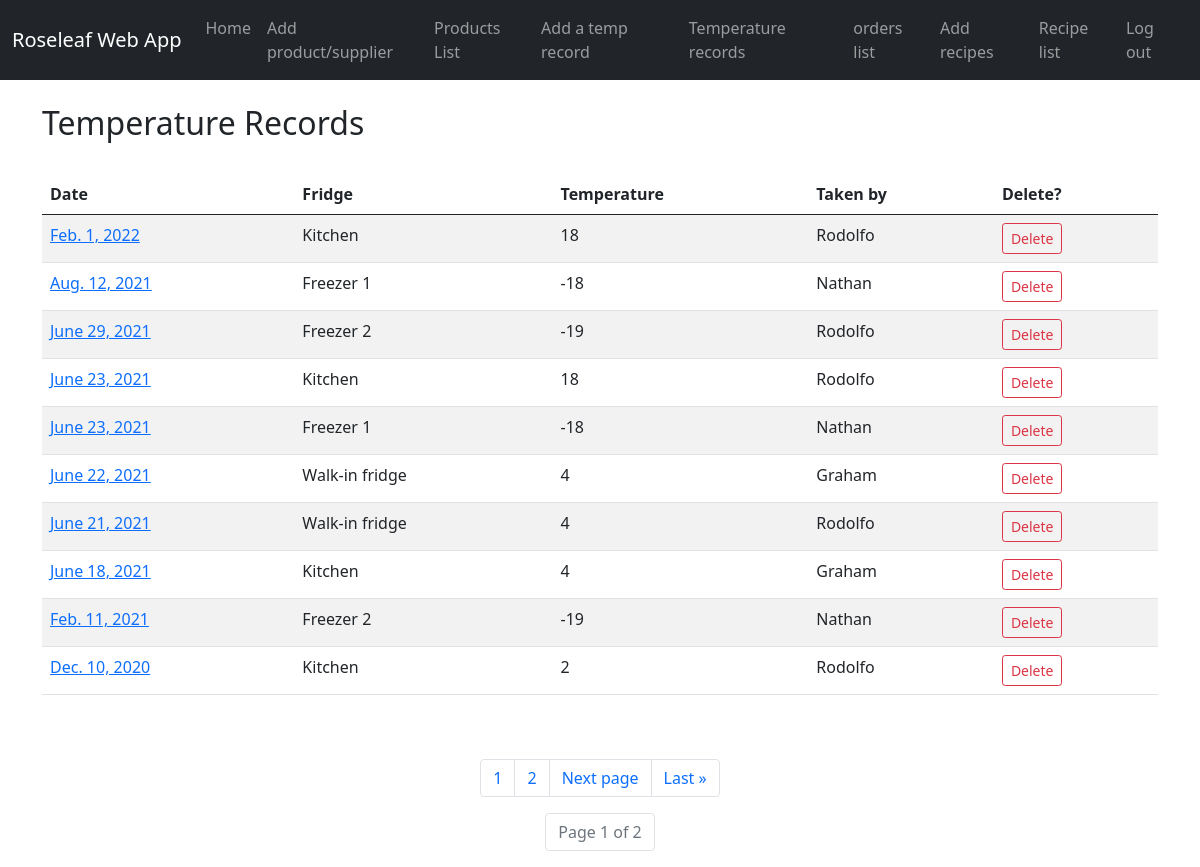
Screenshot of /temp_records/ with the database file from the repository.
### roseleaf_app/models.py (models this page shows, shortened)
class TempRecords(models.Model):
    temp_date = models.DateField()
    temperature = models.IntegerField()
    fridge = models.ForeignKey(Fridge, on_delete=models.CASCADE)
    user = models.ForeignKey(Member, on_delete=models.CASCADE)

class Fridge(models.Model):
    fridge_name = models.CharField(max_length=50)
    def __str__(self):
        return self.fridge_name

class Member(models.Model):
    username = models.CharField(max_length=20)
    password = models.CharField(max_length=20)
    def __str__(self):
        return self.username

### roseleaf_app/views.py (the view)
# urls.py: path('temp_records/', views.temp_records, name='temp_records'),
def temp_records(request):
    temp_list = TempRecords.objects.all()
    p = Paginator(TempRecords.objects.all().order_by('-temp_date'), 10)
    page = request.GET.get('page')
    temp_page = p.get_page(page)
    nums = 'a' * temp_page.paginator.num_pages
    return render(request, 'roseleaf_app/temp_records.html',
                  {
                   'temp_page' : temp_page,
                   'nums': nums,
                   'temp_list' : temp_list})

### roseleaf_app/templates/roseleaf_app/temp_records.html (shortened to what this page needs)
{% extends 'roseleaf_app/base.html' %}
{% block content %}
     <br/>
    <h2>Temperature Records</h2>
    <br>
    <table class="table table-hover table-striped ">
    <thead>
            <tr>
                <th scope="col">Date</th>
                <th scope="col">Fridge</th>
                <th scope="col" >Temperature</th>
                <th scope="col">Taken by</th>
                <th scope="col">Delete?</th>
            </tr>
        </thead>
    {% for record in temp_page %}
        <tr>
            <td><a href="{% url 'show_temp_record' record.id %}">{{ record.temp_date }}</a></td>
            <td>{{ record.fridge }}</td>
            <td>{{ record.temperature }}</td>
            <td>{{ record.user }}</td>
            <td>
                <a href="{% url 'delete_temp_record' record.id %}"
                   class="btn btn-outline-danger btn-sm"> Delete  </a>
            </td>
        </tr>
    {% endfor %}
    </table>
    <br><br>
    <nav aria-label="Page navigation example">
    <ul class="pagination justify-content-center">
    {% for i in nums %}
        <li class="page-item"><a class="page-link" href="?page={{ forloop.counter }}">{{ forloop.counter }}</a></li>
    {% endfor %}
    {% if temp_page.has_next%}
        <li class="page-item"> <a class="page-link" href="?page={{ temp_page.next_page_number }}">Next page</a></li>
        <li class="page-item"><a class="page-link" href="?page={{ temp_page.paginator.num_pages }}">Last &raquo;</a></li>
    {% endif %}
    </ul>
    <ul class="pagination justify-content-center">
    <li class="page-item disabled"><a class="page-link" href="#">Page {{ temp_page.number }} of {{ temp_page.paginator.num_pages }}</a></li>
    </ul>
    </nav>
{% endblock %}

### rows the page displays
TempRecords: temp_date "Feb. 1, 2022", fridge "Kitchen", temperature "18", user "Rodolfo"
TempRecords: temp_date "Aug. 12, 2021", fridge "Freezer 1", temperature "-18", user "Nathan"
TempRecords: temp_date "June 29, 2021", fridge "Freezer 2", temperature "-19", user "Rodolfo"
TempRecords: temp_date "June 23, 2021", fridge "Kitchen", temperature "18", user "Rodolfo"
TempRecords: temp_date "June 23, 2021", fridge "Freezer 1", temperature "-18", user "Nathan"
TempRecords: temp_date "June 22, 2021", fridge "Walk-in fridge", temperature "4", user "Graham"
TempRecords: temp_date "June 21, 2021", fridge "Walk-in fridge", temperature "4", user "Rodolfo"
TempRecords: temp_date "June 18, 2021", fridge "Kitchen", temperature "4", user "Graham"
TempRecords: temp_date "Feb. 11, 2021", fridge "Freezer 2", temperature "-19", user "Nathan"
TempRecords: temp_date "Dec. 10, 2020", fridge "Kitchen", temperature "2", user "Rodolfo"

### other values shown
{{ temp_page.number }} "1"
{{ temp_page.paginator.num_pages }} "2"
